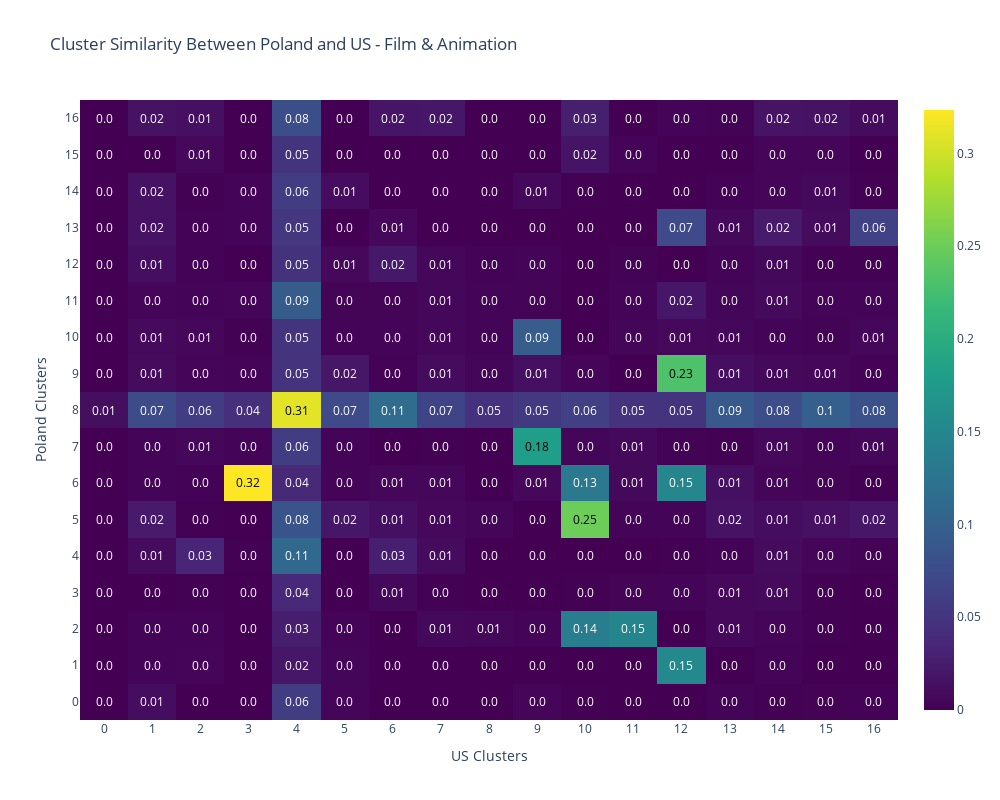

The notebook cell this image was saved under:
### Code cell
for category in df["category"].unique():
    analyze_similarity(category)

### Figure 1 — Plotly figure (JSON) as saved in the notebook; plotly's stock layout.template omitted (floating-point values rounded to 4 significant figures; data arrays with more than 128 entries replaced by an {"elided": "..."} marker saying what was removed)
{"data": [{"colorscale": [[0, "#440154"], [0.1111, "#482878"], [0.2222, "#3e4989"], [0.3333, "#31688e"], [0.4444, "#26828e"], [0.5556, "#1f9e89"], [0.6667, "#35b779"], [0.7778, "#6ece58"], [0.8889, "#b5de2b"], [1, "#fde725"]], "hoverinfo": "text", "hoverongaps": false, "text": {"elided": "17x17 str values"}, "type": "heatmap", "x": ["0", "1", "2", "3", "4", "5", "6", "7", "8", "9", "10", "11", "12", "13", "14", "15", "16"], "y": ["0", "1", "2", "3", "4", "5", "6", "7", "8", "9", "10", "11", "12", "13", "14", "15", "16"], "z": {"elided": "17x17 float values"}}], "layout": {"annotations": [{"font": {"color": "white"}, "showarrow": false, "text": "0.0", "x": "0", "xref": "x", "y": "0", "yref": "y"}, {"font": {"color": "white"}, "showarrow": false, "text": "0.01", "x": "1", "xref": "x", "y": "0", "yref": "y"}, {"font": {"color": "white"}, "showarrow": false, "text": "0.0", "x": "2", "xref": "x", "y": "0", "yref": "y"}, {"font": {"color": "white"}, "showarrow": false, "text": "0.0", "x": "3", "xref": "x", "y": "0", "yref": "y"}, {"font": {"color": "white"}, "showarrow": false, "text": "0.06", "x": "4", "xref": "x", "y": "0", "yref": "y"}, {"font": {"color": "white"}, "showarrow": false, "text": "0.0", "x": "5", "xref": "x", "y": "0", "yref": "y"}, {"font": {"color": "white"}, "showarrow": false, "text": "0.0", "x": "6", "xref": "x", "y": "0", "yref": "y"}, {"font": {"color": "white"}, "showarrow": false, "text": "0.0", "x": "7", "xref": "x", "y": "0", "yref": "y"}, {"font": {"color": "white"}, "showarrow": false, "text": "0.0", "x": "8", "xref": "x", "y": "0", "yref": "y"}, {"font": {"color": "white"}, "showarrow": false, "text": "0.0", "x": "9", "xref": "x", "y": "0", "yref": "y"}, {"font": {"color": "white"}, "showarrow": false, "text": "0.0", "x": "10", "xref": "x", "y": "0", "yref": "y"}, {"font": {"color": "white"}, "showarrow": false, "text": "0.0", "x": "11", "xref": "x", "y": "0", "yref": "y"}, {"font": {"color": "white"}, "showarrow": false, "text": "0.0", "x": "12", "xref": "x", "y": "0", "yref": "y"}, {"font": {"color": "white"}, "showarrow": false, "text": "0.0", "x": "13", "xref": "x", "y": "0", "yref": "y"}, {"font": {"color": "white"}, "showarrow": false, "text": "0.0", "x": "14", "xref": "x", "y": "0", "yref": "y"}, {"font": {"color": "white"}, "showarrow": false, "text": "0.0", "x": "15", "xref": "x", "y": "0", "yref": "y"}, {"font": {"color": "white"}, "showarrow": false, "text": "0.0", "x": "16", "xref": "x", "y": "0", "yref": "y"}, {"font": {"color": "white"}, "showarrow": false, "text": "0.0", "x": "0", "xref": "x", "y": "1", "yref": "y"}, {"font": {"color": "white"}, "showarrow": false, "text": "0.0", "x": "1", "xref": "x", "y": "1", "yref": "y"}, {"font": {"color": "white"}, "showarrow": false, "text": "0.0", "x": "2", "xref": "x", "y": "1", "yref": "y"}, {"font": {"color": "white"}, "showarrow": false, "text": "0.0", "x": "3", "xref": "x", "y": "1", "yref": "y"}, {"font": {"color": "white"}, "showarrow": false, "text": "0.02", "x": "4", "xref": "x", "y": "1", "yref": "y"}, {"font": {"color": "white"}, "showarrow": false, "text": "0.0", "x": "5", "xref": "x", "y": "1", "yref": "y"}, {"font": {"color": "white"}, "showarrow": false, "text": "0.0", "x": "6", "xref": "x", "y": "1", "yref": "y"}, {"font": {"color": "white"}, "showarrow": false, "text": "0.0", "x": "7", "xref": "x", "y": "1", "yref": "y"}, {"font": {"color": "white"}, "showarrow": false, "text": "0.0", "x": "8", "xref": "x", "y": "1", "yref": "y"}, {"font": {"color": "white"}, "showarrow": false, "text": "0.0", "x": "9", "xref": "x", "y": "1", "yref": "y"}, {"font": {"color": "white"}, "showarrow": false, "text": "0.0", "x": "10", "xref": "x", "y": "1", "yref": "y"}, {"font": {"color": "white"}, "showarrow": false, "text": "0.0", "x": "11", "xref": "x", "y": "1", "yref": "y"}, {"font": {"color": "white"}, "showarrow": false, "text": "0.15", "x": "12", "xref": "x", "y": "1", "yref": "y"}, {"font": {"color": "white"}, "showarrow": false, "text": "0.0", "x": "13", "xref": "x", "y": "1", "yref": "y"}, {"font": {"color": "white"}, "showarrow": false, "text": "0.0", "x": "14", "xref": "x", "y": "1", "yref": "y"}, {"font": {"color": "white"}, "showarrow": false, "text": "0.0", "x": "15", "xref": "x", "y": "1", "yref": "y"}, {"font": {"color": "white"}, "showarrow": false, "text": "0.0", "x": "16", "xref": "x", "y": "1", "yref": "y"}, {"font": {"color": "white"}, "showarrow": false, "text": "0.0", "x": "0", "xref": "x", "y": "2", "yref": "y"}, {"font": {"color": "white"}, "showarrow": false, "text": "0.0", "x": "1", "xref": "x", "y": "2", "yref": "y"}, {"font": {"color": "white"}, "showarrow": false, "text": "0.0", "x": "2", "xref": "x", "y": "2", "yref": "y"}, {"font": {"color": "white"}, "showarrow": false, "text": "0.0", "x": "3", "xref": "x", "y": "2", "yref": "y"}, {"font": {"color": "white"}, "showarrow": false, "text": "0.03", "x": "4", "xref": "x", "y": "2", "yref": "y"}, {"font": {"color": "white"}, "showarrow": false, "text": "0.0", "x": "5", "xref": "x", "y": "2", "yref": "y"}, {"font": {"color": "white"}, "showarrow": false, "text": "0.0", "x": "6", "xref": "x", "y": "2", "yref": "y"}, {"font": {"color": "white"}, "showarrow": false, "text": "0.01", "x": "7", "xref": "x", "y": "2", "yref": "y"}, {"font": {"color": "white"}, "showarrow": false, "text": "0.01", "x": "8", "xref": "x", "y": "2", "yref": "y"}, {"font": {"color": "white"}, "showarrow": false, "text": "0.0", "x": "9", "xref": "x", "y": "2", "yref": "y"}, {"font": {"color": "white"}, "showarrow": false, "text": "0.14", "x": "10", "xref": "x", "y": "2", "yref": "y"}, {"font": {"color": "white"}, "showarrow": false, "text": "0.15", "x": "11", "xref": "x", "y": "2", "yref": "y"}, {"font": {"color": "white"}, "showarrow": false, "text": "0.0", "x": "12", "xref": "x", "y": "2", "yref": "y"}, {"font": {"color": "white"}, "showarrow": false, "text": "0.01", "x": "13", "xref": "x", "y": "2", "yref": "y"}, {"font": {"color": "white"}, "showarrow": false, "text": "0.0", "x": "14", "xref": "x", "y": "2", "yref": "y"}, {"font": {"color": "white"}, "showarrow": false, "text": "0.0", "x": "15", "xref": "x", "y": "2", "yref": "y"}, {"font": {"color": "white"}, "showarrow": false, "text": "0.0", "x": "16", "xref": "x", "y": "2", "yref": "y"}, {"font": {"color": "white"}, "showarrow": false, "text": "0.0", "x": "0", "xref": "x", "y": "3", "yref": "y"}, {"font": {"color": "white"}, "showarrow": false, "text": "0.0", "x": "1", "xref": "x", "y": "3", "yref": "y"}, {"font": {"color": "white"}, "showarrow": false, "text": "0.0", "x": "2", "xref": "x", "y": "3", "yref": "y"}, {"font": {"color": "white"}, "showarrow": false, "text": "0.0", "x": "3", "xref": "x", "y": "3", "yref": "y"}, {"font": {"color": "white"}, "showarrow": false, "text": "0.04", "x": "4", "xref": "x", "y": "3", "yref": "y"}, {"font": {"color": "white"}, "showarrow": false, "text": "0.0", "x": "5", "xref": "x", "y": "3", "yref": "y"}, {"font": {"color": "white"}, "showarrow": false, "text": "0.01", "x": "6", "xref": "x", "y": "3", "yref": "y"}, {"font": {"color": "white"}, "showarrow": false, "text": "0.0", "x": "7", "xref": "x", "y": "3", "yref": "y"}, {"font": {"color": "white"}, "showarrow": false, "text": "0.0", "x": "8", "xref": "x", "y": "3", "yref": "y"}, {"font": {"color": "white"}, "showarrow": false, "text": "0.0", "x": "9", "xref": "x", "y": "3", "yref": "y"}, {"font": {"color": "white"}, "showarrow": false, "text": "0.0", "x": "10", "xref": "x", "y": "3", "yref": "y"}, {"font": {"color": "white"}, "showarrow": false, "text": "0.0", "x": "11", "xref": "x", "y": "3", "yref": "y"}, {"font": {"color": "white"}, "showarrow": false, "text": "0.0", "x": "12", "xref": "x", "y": "3", "yref": "y"}, {"font": {"color": "white"}, "showarrow": false, "text": "0.01", "x": "13", "xref": "x", "y": "3", "yref": "y"}, {"font": {"color": "white"}, "showarrow": false, "text": "0.01", "x": "14", "xref": "x", "y": "3", "yref": "y"}, {"font": {"color": "white"}, "showarrow": false, "text": "0.0", "x": "15", "xref": "x", "y": "3", "yref": "y"}, {"font": {"color": "white"}, "showarrow": false, "text": "0.0", "x": "16", "xref": "x", "y": "3", "yref": "y"}, {"font": {"color": "white"}, "showarrow": false, "text": "0.0", "x": "0", "xref": "x", "y": "4", "yref": "y"}, {"font": {"color": "white"}, "showarrow": false, "text": "0.01", "x": "1", "xref": "x", "y": "4", "yref": "y"}, {"font": {"color": "white"}, "showarrow": false, "text": "0.03", "x": "2", "xref": "x", "y": "4", "yref": "y"}, {"font": {"color": "white"}, "showarrow": false, "text": "0.0", "x": "3", "xref": "x", "y": "4", "yref": "y"}, {"font": {"color": "white"}, "showarrow": false, "text": "0.11", "x": "4", "xref": "x", "y": "4", "yref": "y"}, {"font": {"color": "white"}, "showarrow": false, "text": "0.0", "x": "5", "xref": "x", "y": "4", "yref": "y"}, {"font": {"color": "white"}, "showarrow": false, "text": "0.03", "x": "6", "xref": "x", "y": "4", "yref": "y"}, {"font": {"color": "white"}, "showarrow": false, "text": "0.01", "x": "7", "xref": "x", "y": "4", "yref": "y"}, {"font": {"color": "white"}, "showarrow": false, "text": "0.0", "x": "8", "xref": "x", "y": "4", "yref": "y"}, {"font": {"color": "white"}, "showarrow": false, "text": "0.0", "x": "9", "xref": "x", "y": "4", "yref": "y"}, {"font": {"color": "white"}, "showarrow": false, "text": "0.0", "x": "10", "xref": "x", "y": "4", "yref": "y"}, {"font": {"color": "white"}, "showarrow": false, "text": "0.0", "x": "11", "xref": "x", "y": "4", "yref": "y"}, {"font": {"color": "white"}, "showarrow": false, "text": "0.0", "x": "12", "xref": "x", "y": "4", "yref": "y"}, {"font": {"color": "white"}, "showarrow": false, "text": "0.0", "x": "13", "xref": "x", "y": "4", "yref": "y"}, {"font": {"color": "white"}, "showarrow": false, "text": "0.01", "x": "14", "xref": "x", "y": "4", "yref": "y"}, {"font": {"color": "white"}, "showarrow": false, "text": "0.0", "x": "15", "xref": "x", "y": "4", "yref": "y"}, {"font": {"color": "white"}, "showarrow": false, "text": "0.0", "x": "16", "xref": "x", "y": "4", "yref": "y"}, {"font": {"color": "white"}, "showarrow": false, "text": "0.0", "x": "0", "xref": "x", "y": "5", "yref": "y"}, {"font": {"color": "white"}, "showarrow": false, "text": "0.02", "x": "1", "xref": "x", "y": "5", "yref": "y"}, {"font": {"color": "white"}, "showarrow": false, "text": "0.0", "x": "2", "xref": "x", "y": "5", "yref": "y"}, {"font": {"color": "white"}, "showarrow": false, "text": "0.0", "x": "3", "xref": "x", "y": "5", "yref": "y"}, {"font": {"color": "white"}, "showarrow": false, "text": "0.08", "x": "4", "xref": "x", "y": "5", "yref": "y"}, {"font": {"color": "white"}, "showarrow": false, "text": "0.02", "x": "5", "xref": "x", "y": "5", "yref": "y"}, {"font": {"color": "white"}, "showarrow": false, "text": "0.01", "x": "6", "xref": "x", "y": "5", "yref": "y"}, {"font": {"color": "white"}, "showarrow": false, "text": "0.01", "x": "7", "xref": "x", "y": "5", "yref": "y"}, {"font": {"color": "white"}, "showarrow": false, "text": "0.0", "x": "8", "xref": "x", "y": "5", "yref": "y"}, {"font": {"color": "white"}, "showarrow": false, "text": "0.0", "x": "9", "xref": "x", "y": "5", "yref": "y"}, {"font": {"color": "black"}, "showarrow": false, "text": "0.25", "x": "10", "xref": "x", "y": "5", "yref": "y"}, {"font": {"color": "white"}, "showarrow": false, "text": "0.0", "x": "11", "xref": "x", "y": "5", "yref": "y"}, {"font": {"color": "white"}, "showarrow": false, "text": "0.0", "x": "12", "xref": "x", "y": "5", "yref": "y"}, {"font": {"color": "white"}, "showarrow": false, "text": "0.02", "x": "13", "xref": "x", "y": "5", "yref": "y"}, {"font": {"color": "white"}, "showarrow": false, "text": "0.01", "x": "14", "xref": "x", "y": "5", "yref": "y"}, {"font": {"color": "white"}, "showarrow": false, "text": "0.01", "x": "15", "xref": "x", "y": "5", "yref": "y"}, {"font": {"color": "white"}, "showarrow": false, "text": "0.02", "x": "16", "xref": "x", "y": "5", "yref": "y"}, {"font": {"color": "white"}, "showarrow": false, "text": "0.0", "x": "0", "xref": "x", "y": "6", "yref": "y"}, {"font": {"color": "white"}, "showarrow": false, "text": "0.0", "x": "1", "xref": "x", "y": "6", "yref": "y"}, {"font": {"color": "white"}, "showarrow": false, "text": "0.0", "x": "2", "xref": "x", "y": "6", "yref": "y"}, {"font": {"color": "black"}, "showarrow": false, "text": "0.32", "x": "3", "xref": "x", "y": "6", "yref": "y"}, {"font": {"color": "white"}, "showarrow": false, "text": "0.04", "x": "4", "xref": "x", "y": "6", "yref": "y"}, {"font": {"color": "white"}, "showarrow": false, "text": "0.0", "x": "5", "xref": "x", "y": "6", "yref": "y"}, {"font": {"color": "white"}, "showarrow": false, "text": "0.01", "x": "6", "xref": "x", "y": "6", "yref": "y"}, {"font": {"color": "white"}, "showarrow": false, "text": "0.01", "x": "7", "xref": "x", "y": "6", "yref": "y"}, {"font": {"color": "white"}, "showarrow": false, "text": "0.0", "x": "8", "xref": "x", "y": "6", "yref": "y"}, {"font": {"color": "white"}, "showarrow": false, "text": "0.01", "x": "9", "xref": "x", "y": "6", "yref": "y"}, {"font": {"color": "white"}, "showarrow": false, "text": "0.13", "x": "10", "xref": "x", "y": "6", "yref": "y"}, {"font": {"color": "white"}, "showarrow": false, "text": "0.01", "x": "11", "xref": "x", "y": "6", "yref": "y"}, {"font": {"color": "white"}, "showarrow": false, "text": "0.15", "x": "12", "xref": "x", "y": "6", "yref": "y"}, {"font": {"color": "white"}, "showarrow": false, "text": "0.01", "x": "13", "xref": "x", "y": "6", "yref": "y"}, {"font": {"color": "white"}, "showarrow": false, "text": "0.01", "x": "14", "xref": "x", "y": "6", "yref": "y"}, {"font": {"color": "white"}, "showarrow": false, "text": "0.0", "x": "15", "xref": "x", "y": "6", "yref": "y"}, {"font": {"color": "white"}, "showarrow": false, "text": "0.0", "x": "16", "xref": "x", "y": "6", "yref": "y"}, {"font": {"color": "white"}, "showarrow": false, "text": "0.0", "x": "0", "xref": "x", "y": "7", "yref": "y"}, {"font": {"color": "white"}, "showarrow": false, "text": "0.0", "x": "1", "xref": "x", "y": "7", "yref": "y"}, {"font": {"color": "white"}, "showarrow": false, "text": "0.01", "x": "2", "xref": "x", "y": "7", "yref": "y"}, {"font": {"color": "white"}, "showarrow": false, "text": "0.0", "x": "3", "xref": "x", "y": "7", "yref": "y"}, {"font": {"color": "white"}, "showarrow": false, "text": "0.06", "x": "4", "xref": "x", "y": "7", "yref": "y"}, {"font": {"color": "white"}, "showarrow": false, "text": "0.0", "x": "5", "xref": "x", "y": "7", "yref": "y"}, {"font": {"color": "white"}, "showarrow": false, "text": "0.0", "x": "6", "xref": "x", "y": "7", "yref": "y"}, {"font": {"color": "white"}, "showarrow": false, "text": "0.0", "x": "7", "xref": "x", "y": "7", "yref": "y"}, {"font": {"color": "white"}, "showarrow": false, "text": "0.0", "x": "8", "xref": "x", "y": "7", "yref": "y"}, {"font": {"color": "black"}, "showarrow": false, "text": "0.18", "x": "9", "xref": "x", "y": "7", "yref": "y"}, {"font": {"color": "white"}, "showarrow": false, "text": "0.0", "x": "10", "xref": "x", "y": "7", "yref": "y"}, {"font": {"color": "white"}, "showarrow": false, "text": "0.01", "x": "11", "xref": "x", "y": "7", "yref": "y"}, {"font": {"color": "white"}, "showarrow": false, "text": "0.0", "x": "12", "xref": "x", "y": "7", "yref": "y"}, {"font": {"color": "white"}, "showarrow": false, "text": "0.0", "x": "13", "xref": "x", "y": "7", "yref": "y"}, {"font": {"color": "white"}, "showarrow": false, "text": "0.01", "x": "14", "xref": "x", "y": "7", "yref": "y"}, {"font": {"color": "white"}, "showarrow": false, "text": "0.0", "x": "15", "xref": "x", "y": "7", "yref": "y"}, {"font": {"color": "white"}, "showarrow": false, "text": "0.01", "x": "16", "xref": "x", "y": "7", "yref": "y"}, {"font": {"color": "white"}, "showarrow": false, "text": "0.01", "x": "0", "xref": "x", "y": "8", "yref": "y"}, {"font": {"color": "white"}, "showarrow": false, "text": "0.07", "x": "1", "xref": "x", "y": "8", "yref": "y"}, {"font": {"color": "white"}, "showarrow": false, "text": "0.06", "x": "2", "xref": "x", "y": "8", "yref": "y"}, {"font": {"color": "white"}, "showarrow": false, "text": "0.04", "x": "3", "xref": "x", "y": "8", "yref": "y"}, {"font": {"color": "black"}, "showarrow": false, "text": "0.31", "x": "4", "xref": "x", "y": "8", "yref": "y"}, {"font": {"color": "white"}, "showarrow": false, "text": "0.07", "x": "5", "xref": "x", "y": "8", "yref": "y"}, {"font": {"color": "white"}, "showarrow": false, "text": "0.11", "x": "6", "xref": "x", "y": "8", "yref": "y"}, {"font": {"color": "white"}, "showarrow": false, "text": "0.07", "x": "7", "xref": "x", "y": "8", "yref": "y"}, {"font": {"color": "white"}, "showarrow": false, "text": "0.05", "x": "8", "xref": "x", "y": "8", "yref": "y"}, {"font": {"color": "white"}, "showarrow": false, "text": "0.05", "x": "9", "xref": "x", "y": "8", "yref": "y"}, {"font": {"color": "white"}, "showarrow": false, "text": "0.06", "x": "10", "xref": "x", "y": "8", "yref": "y"}, {"font": {"color": "white"}, "showarrow": false, "text": "0.05", "x": "11", "xref": "x", "y": "8", "yref": "y"}, {"font": {"color": "white"}, "showarrow": false, "text": "0.05", "x": "12", "xref": "x", "y": "8", "yref": "y"}, {"font": {"color": "white"}, "showarrow": false, "text": "0.09", "x": "13", "xref": "x", "y": "8", "yref": "y"}, {"font": {"color": "white"}, "showarrow": false, "text": "0.08", "x": "14", "xref": "x", "y": "8", "yref": "y"}, {"font": {"color": "white"}, "showarrow": false, "text": "0.1", "x": "15", "xref": "x", "y": "8", "yref": "y"}, {"font": {"color": "white"}, "showarrow": false, "text": "0.08", "x": "16", "xref": "x", "y": "8", "yref": "y"}, {"font": {"color": "white"}, "showarrow": false, "text": "0.0", "x": "0", "xref": "x", "y": "9", "yref": "y"}, {"font": {"color": "white"}, "showarrow": false, "text": "0.01", "x": "1", "xref": "x", "y": "9", "yref": "y"}, {"font": {"color": "white"}, "showarrow": false, "text": "0.0", "x": "2", "xref": "x", "y": "9", "yref": "y"}, {"font": {"color": "white"}, "showarrow": false, "text": "0.0", "x": "3", "xref": "x", "y": "9", "yref": "y"}, {"font": {"color": "white"}, "showarrow": false, "text": "0.05", "x": "4", "xref": "x", "y": "9", "yref": "y"}, {"font": {"color": "white"}, "showarrow": false, "text": "0.02", "x": "5", "xref": "x", "y": "9", "yref": "y"}, {"font": {"color": "white"}, "showarrow": false, "text": "0.0", "x": "6", "xref": "x", "y": "9", "yref": "y"}, {"font": {"color": "white"}, "showarrow": false, "text": "0.01", "x": "7", "xref": "x", "y": "9", "yref": "y"}, {"font": {"color": "white"}, "showarrow": false, "text": "0.0", "x": "8", "xref": "x", "y": "9", "yref": "y"}, {"font": {"color": "white"}, "showarrow": false, "text": "0.01", "x": "9", "xref": "x", "y": "9", "yref": "y"}, {"font": {"color": "white"}, "showarrow": false, "text": "0.0", "x": "10", "xref": "x", "y": "9", "yref": "y"}, {"font": {"color": "white"}, "showarrow": false, "text": "0.0", "x": "11", "xref": "x", "y": "9", "yref": "y"}, {"font": {"color": "black"}, "showarrow": false, "text": "0.23", "x": "12", "xref": "x", "y": "9", "yref": "y"}, {"font": {"color": "white"}, "showarrow": false, "text": "0.01", "x": "13", "xref": "x", "y": "9", "yref": "y"}, {"font": {"color": "white"}, "showarrow": false, "text": "0.01", "x": "14", "xref": "x", "y": "9", "yref": "y"}, {"font": {"color": "white"}, "showarrow": false, "text": "0.01", "x": "15", "xref": "x", "y": "9", "yref": "y"}, {"font": {"color": "white"}, "showarrow": false, "text": "0.0", "x": "16", "xref": "x", "y": "9", "yref": "y"}, {"font": {"color": "white"}, "showarrow": false, "text": "0.0", "x": "0", "xref": "x", "y": "10", "yref": "y"}, {"font": {"color": "white"}, "showarrow": false, "text": "0.01", "x": "1", "xref": "x", "y": "10", "yref": "y"}, {"font": {"color": "white"}, "showarrow": false, "text": "0.01", "x": "2", "xref": "x", "y": "10", "yref": "y"}, {"font": {"color": "white"}, "showarrow": false, "text": "0.0", "x": "3", "xref": "x", "y": "10", "yref": "y"}, {"font": {"color": "white"}, "showarrow": false, "text": "0.05", "x": "4", "xref": "x", "y": "10", "yref": "y"}, {"font": {"color": "white"}, "showarrow": false, "text": "0.0", "x": "5", "xref": "x", "y": "10", "yref": "y"}, {"font": {"color": "white"}, "showarrow": false, "text": "0.0", "x": "6", "xref": "x", "y": "10", "yref": "y"}, {"font": {"color": "white"}, "showarrow": false, "text": "0.01", "x": "7", "xref": "x", "y": "10", "yref": "y"}, {"font": {"color": "white"}, "showarrow": false, "text": "0.0", "x": "8", "xref": "x", "y": "10", "yref": "y"}, {"font": {"color": "white"}, "showarrow": false, "text": "0.09", "x": "9", "xref": "x", "y": "10", "yref": "y"}, {"font": {"color": "white"}, "showarrow": false, "text": "0.0", "x": "10", "xref": "x", "y": "10", "yref": "y"}, {"font": {"color": "white"}, "showarrow": false, "text": "0.0", "x": "11", "xref": "x", "y": "10", "yref": "y"}, {"font": {"color": "white"}, "showarrow": false, "text": "0.01", "x": "12", "xref": "x", "y": "10", "yref": "y"}, {"font": {"color": "white"}, "showarrow": false, "text": "0.01", "x": "13", "xref": "x", "y": "10", "yref": "y"}, {"font": {"color": "white"}, "showarrow": false, "text": "0.0", "x": "14", "xref": "x", "y": "10", "yref": "y"}, {"font": {"color": "white"}, "showarrow": false, "text": "0.0", "x": "15", "xref": "x", "y": "10", "yref": "y"}, {"font": {"color": "white"}, "showarrow": false, "text": "0.01", "x": "16", "xref": "x", "y": "10", "yref": "y"}, {"font": {"color": "white"}, "showarrow": false, "text": "0.0", "x": "0", "xref": "x", "y": "11", "yref": "y"}, {"font": {"color": "white"}, "showarrow": false, "text": "0.0", "x": "1", "xref": "x", "y": "11", "yref": "y"}, {"font": {"color": "white"}, "showarrow": false, "text": "0.0", "x": "2", "xref": "x", "y": "11", "yref": "y"}, {"font": {"color": "white"}, "showarrow": false, "text": "0.0", "x": "3", "xref": "x", "y": "11", "yref": "y"}, {"font": {"color": "white"}, "showarrow": false, "text": "0.09", "x": "4", "xref": "x", "y": "11", "yref": "y"}, {"font": {"color": "white"}, "showarrow": false, "text": "0.0", "x": "5", "xref": "x", "y": "11", "yref": "y"}, {"font": {"color": "white"}, "showarrow": false, "text": "0.0", "x": "6", "xref": "x", "y": "11", "yref": "y"}, {"font": {"color": "white"}, "showarrow": false, "text": "0.01", "x": "7", "xref": "x", "y": "11", "yref": "y"}, {"font": {"color": "white"}, "showarrow": false, "text": "0.0", "x": "8", "xref": "x", "y": "11", "yref": "y"}, {"font": {"color": "white"}, "showarrow": false, "text": "0.0", "x": "9", "xref": "x", "y": "11", "yref": "y"}, {"font": {"color": "white"}, "showarrow": false, "text": "0.0", "x": "10", "xref": "x", "y": "11", "yref": "y"}, {"font": {"color": "white"}, "showarrow": false, "text": "0.0", "x": "11", "xref": "x", "y": "11", "yref": "y"}, {"font": {"color": "white"}, "showarrow": false, "text": "0.02", "x": "12", "xref": "x", "y": "11", "yref": "y"}, {"font": {"color": "white"}, "showarrow": false, "text": "0.0", "x": "13", "xref": "x", "y": "11", "yref": "y"}, {"font": {"color": "white"}, "showarrow": false, "text": "0.01", "x": "14", "xref": "x", "y": "11", "yref": "y"}, {"font": {"color": "white"}, "showarrow": false, "text": "0.0", "x": "15", "xref": "x", "y": "11", "yref": "y"}, {"font": {"color": "white"}, "showarrow": false, "text": "0.0", "x": "16", "xref": "x", "y": "11", "yref": "y"}, {"font": {"color": "white"}, "showarrow": false, "text": "0.0", "x": "0", "xref": "x", "y": "12", "yref": "y"}, {"font": {"color": "white"}, "showarrow": false, "text": "0.01", "x": "1", "xref": "x", "y": "12", "yref": "y"}, {"font": {"color": "white"}, "showarrow": false, "text": "0.0", "x": "2", "xref": "x", "y": "12", "yref": "y"}, {"font": {"color": "white"}, "showarrow": false, "text": "0.0", "x": "3", "xref": "x", "y": "12", "yref": "y"}, {"font": {"color": "white"}, "showarrow": false, "text": "0.05", "x": "4", "xref": "x", "y": "12", "yref": "y"}, {"font": {"color": "white"}, "showarrow": false, "text": "0.01", "x": "5", "xref": "x", "y": "12", "yref": "y"}, {"font": {"color": "white"}, "showarrow": false, "text": "0.02", "x": "6", "xref": "x", "y": "12", "yref": "y"}, {"font": {"color": "white"}, "showarrow": false, "text": "0.01", "x": "7", "xref": "x", "y": "12", "yref": "y"}, {"font": {"color": "white"}, "showarrow": false, "text": "0.0", "x": "8", "xref": "x", "y": "12", "yref": "y"}, {"font": {"color": "white"}, "showarrow": false, "text": "0.0", "x": "9", "xref": "x", "y": "12", "yref": "y"}, {"font": {"color": "white"}, "showarrow": false, "text": "0.0", "x": "10", "xref": "x", "y": "12", "yref": "y"}, {"font": {"color": "white"}, "showarrow": false, "text": "0.0", "x": "11", "xref": "x", "y": "12", "yref": "y"}, {"font": {"color": "white"}, "showarrow": false, "text": "0.0", "x": "12", "xref": "x", "y": "12", "yref": "y"}, {"font": {"color": "white"}, "showarrow": false, "text": "0.0", "x": "13", "xref": "x", "y": "12", "yref": "y"}, {"font": {"color": "white"}, "showarrow": false, "text": "0.01", "x": "14", "xref": "x", "y": "12", "yref": "y"}, {"font": {"color": "white"}, "showarrow": false, "text": "0.0", "x": "15", "xref": "x", "y": "12", "yref": "y"}, {"font": {"color": "white"}, "showarrow": false, "text": "0.0", "x": "16", "xref": "x", "y": "12", "yref": "y"}, {"font": {"color": "white"}, "showarrow": false, "text": "0.0", "x": "0", "xref": "x", "y": "13", "yref": "y"}, {"font": {"color": "white"}, "showarrow": false, "text": "0.02", "x": "1", "xref": "x", "y": "13", "yref": "y"}, {"font": {"color": "white"}, "showarrow": false, "text": "0.0", "x": "2", "xref": "x", "y": "13", "yref": "y"}, {"font": {"color": "white"}, "showarrow": false, "text": "0.0", "x": "3", "xref": "x", "y": "13", "yref": "y"}, {"font": {"color": "white"}, "showarrow": false, "text": "0.05", "x": "4", "xref": "x", "y": "13", "yref": "y"}, {"font": {"color": "white"}, "showarrow": false, "text": "0.0", "x": "5", "xref": "x", "y": "13", "yref": "y"}, {"font": {"color": "white"}, "showarrow": false, "text": "0.01", "x": "6", "xref": "x", "y": "13", "yref": "y"}, {"font": {"color": "white"}, "showarrow": false, "text": "0.0", "x": "7", "xref": "x", "y": "13", "yref": "y"}, {"font": {"color": "white"}, "showarrow": false, "text": "0.0", "x": "8", "xref": "x", "y": "13", "yref": "y"}, {"font": {"color": "white"}, "showarrow": false, "text": "0.0", "x": "9", "xref": "x", "y": "13", "yref": "y"}, {"font": {"color": "white"}, "showarrow": false, "text": "0.0", "x": "10", "xref": "x", "y": "13", "yref": "y"}, {"font": {"color": "white"}, "showarrow": false, "text": "0.0", "x": "11", "xref": "x", "y": "13", "yref": "y"}, {"font": {"color": "white"}, "showarrow": false, "text": "0.07", "x": "12", "xref": "x", "y": "13", "yref": "y"}, {"font": {"color": "white"}, "showarrow": false, "text": "0.01", "x": "13", "xref": "x", "y": "13", "yref": "y"}, {"font": {"color": "white"}, "showarrow": false, "text": "0.02", "x": "14", "xref": "x", "y": "13", "yref": "y"}, {"font": {"color": "white"}, "showarrow": false, "text": "0.01", "x": "15", "xref": "x", "y": "13", "yref": "y"}, {"font": {"color": "white"}, "showarrow": false, "text": "0.06", "x": "16", "xref": "x", "y": "13", "yref": "y"}, {"font": {"color": "white"}, "showarrow": false, "text": "0.0", "x": "0", "xref": "x", "y": "14", "yref": "y"}, {"font": {"color": "white"}, "showarrow": false, "text": "0.02", "x": "1", "xref": "x", "y": "14", "yref": "y"}, {"font": {"color": "white"}, "showarrow": false, "text": "0.0", "x": "2", "xref": "x", "y": "14", "yref": "y"}, {"font": {"color": "white"}, "showarrow": false, "text": "0.0", "x": "3", "xref": "x", "y": "14", "yref": "y"}, {"font": {"color": "white"}, "showarrow": false, "text": "0.06", "x": "4", "xref": "x", "y": "14", "yref": "y"}, {"font": {"color": "white"}, "showarrow": false, "text": "0.01", "x": "5", "xref": "x", "y": "14", "yref": "y"}, {"font": {"color": "white"}, "showarrow": false, "text": "0.0", "x": "6", "xref": "x", "y": "14", "yref": "y"}, {"font": {"color": "white"}, "showarrow": false, "text": "0.0", "x": "7", "xref": "x", "y": "14", "yref": "y"}, {"font": {"color": "white"}, "showarrow": false, "text": "0.0", "x": "8", "xref": "x", "y": "14", "yref": "y"}, {"font": {"color": "white"}, "showarrow": false, "text": "0.01", "x": "9", "xref": "x", "y": "14", "yref": "y"}, {"font": {"color": "white"}, "showarrow": false, "text": "0.0", "x": "10", "xref": "x", "y": "14", "yref": "y"}, {"font": {"color": "white"}, "showarrow": false, "text": "0.0", "x": "11", "xref": "x", "y": "14", "yref": "y"}, {"font": {"color": "white"}, "showarrow": false, "text": "0.0", "x": "12", "xref": "x", "y": "14", "yref": "y"}, {"font": {"color": "white"}, "showarrow": false, "text": "0.0", "x": "13", "xref": "x", "y": "14", "yref": "y"}, {"font": {"color": "white"}, "showarrow": false, "text": "0.0", "x": "14", "xref": "x", "y": "14", "yref": "y"}, {"font": {"color": "white"}, "showarrow": false, "text": "0.01", "x": "15", "xref": "x", "y": "14", "yref": "y"}, {"font": {"color": "white"}, "showarrow": false, "text": "0.0", "x": "16", "xref": "x", "y": "14", "yref": "y"}, {"font": {"color": "white"}, "showarrow": false, "text": "0.0", "x": "0", "xref": "x", "y": "15", "yref": "y"}, {"font": {"color": "white"}, "showarrow": false, "text": "0.0", "x": "1", "xref": "x", "y": "15", "yref": "y"}, {"font": {"color": "white"}, "showarrow": false, "text": "0.01", "x": "2", "xref": "x", "y": "15", "yref": "y"}, {"font": {"color": "white"}, "showarrow": false, "text": "0.0", "x": "3", "xref": "x", "y": "15", "yref": "y"}, {"font": {"color": "white"}, "showarrow": false, "text": "0.05", "x": "4", "xref": "x", "y": "15", "yref": "y"}, {"font": {"color": "white"}, "showarrow": false, "text": "0.0", "x": "5", "xref": "x", "y": "15", "yref": "y"}, {"font": {"color": "white"}, "showarrow": false, "text": "0.0", "x": "6", "xref": "x", "y": "15", "yref": "y"}, {"font": {"color": "white"}, "showarrow": false, "text": "0.0", "x": "7", "xref": "x", "y": "15", "yref": "y"}, {"font": {"color": "white"}, "showarrow": false, "text": "0.0", "x": "8", "xref": "x", "y": "15", "yref": "y"}, {"font": {"color": "white"}, "showarrow": false, "text": "0.0", "x": "9", "xref": "x", "y": "15", "yref": "y"}, {"font": {"color": "white"}, "showarrow": false, "text": "0.02", "x": "10", "xref": "x", "y": "15", "yref": "y"}, {"font": {"color": "white"}, "showarrow": false, "text": "0.0", "x": "11", "xref": "x", "y": "15", "yref": "y"}, {"font": {"color": "white"}, "showarrow": false, "text": "0.0", "x": "12", "xref": "x", "y": "15", "yref": "y"}, {"font": {"color": "white"}, "showarrow": false, "text": "0.0", "x": "13", "xref": "x", "y": "15", "yref": "y"}, {"font": {"color": "white"}, "showarrow": false, "text": "0.0", "x": "14", "xref": "x", "y": "15", "yref": "y"}, {"font": {"color": "white"}, "showarrow": false, "text": "0.0", "x": "15", "xref": "x", "y": "15", "yref": "y"}, {"font": {"color": "white"}, "showarrow": false, "text": "0.0", "x": "16", "xref": "x", "y": "15", "yref": "y"}, {"font": {"color": "white"}, "showarrow": false, "text": "0.0", "x": "0", "xref": "x", "y": "16", "yref": "y"}, {"font": {"color": "white"}, "showarrow": false, "text": "0.02", "x": "1", "xref": "x", "y": "16", "yref": "y"}, {"font": {"color": "white"}, "showarrow": false, "text": "0.01", "x": "2", "xref": "x", "y": "16", "yref": "y"}, {"font": {"color": "white"}, "showarrow": false, "text": "0.0", "x": "3", "xref": "x", "y": "16", "yref": "y"}, {"font": {"color": "white"}, "showarrow": false, "text": "0.08", "x": "4", "xref": "x", "y": "16", "yref": "y"}, {"font": {"color": "white"}, "showarrow": false, "text": "0.0", "x": "5", "xref": "x", "y": "16", "yref": "y"}, {"font": {"color": "white"}, "showarrow": false, "text": "0.02", "x": "6", "xref": "x", "y": "16", "yref": "y"}, {"font": {"color": "white"}, "showarrow": false, "text": "0.02", "x": "7", "xref": "x", "y": "16", "yref": "y"}, {"font": {"color": "white"}, "showarrow": false, "text": "0.0", "x": "8", "xref": "x", "y": "16", "yref": "y"}, {"font": {"color": "white"}, "showarrow": false, "text": "0.0", "x": "9", "xref": "x", "y": "16", "yref": "y"}, {"font": {"color": "white"}, "showarrow": false, "text": "0.03", "x": "10", "xref": "x", "y": "16", "yref": "y"}, {"font": {"color": "white"}, "showarrow": false, "text": "0.0", "x": "11", "xref": "x", "y": "16", "yref": "y"}, {"font": {"color": "white"}, "showarrow": false, "text": "0.0", "x": "12", "xref": "x", "y": "16", "yref": "y"}, {"font": {"color": "white"}, "showarrow": false, "text": "0.0", "x": "13", "xref": "x", "y": "16", "yref": "y"}, {"font": {"color": "white"}, "showarrow": false, "text": "0.02", "x": "14", "xref": "x", "y": "16", "yref": "y"}, {"font": {"color": "white"}, "showarrow": false, "text": "0.02", "x": "15", "xref": "x", "y": "16", "yref": "y"}, {"font": {"color": "white"}, "showarrow": false, "text": "0.01", "x": "16", "xref": "x", "y": "16", "yref": "y"}], "height": 800, "title": {"text": "Cluster Similarity Between Poland and US - Film & Animation"}, "width": 1000, "xaxis": {"title": {"text": "US Clusters"}}, "yaxis": {"title": {"text": "Poland Clusters"}}}}
